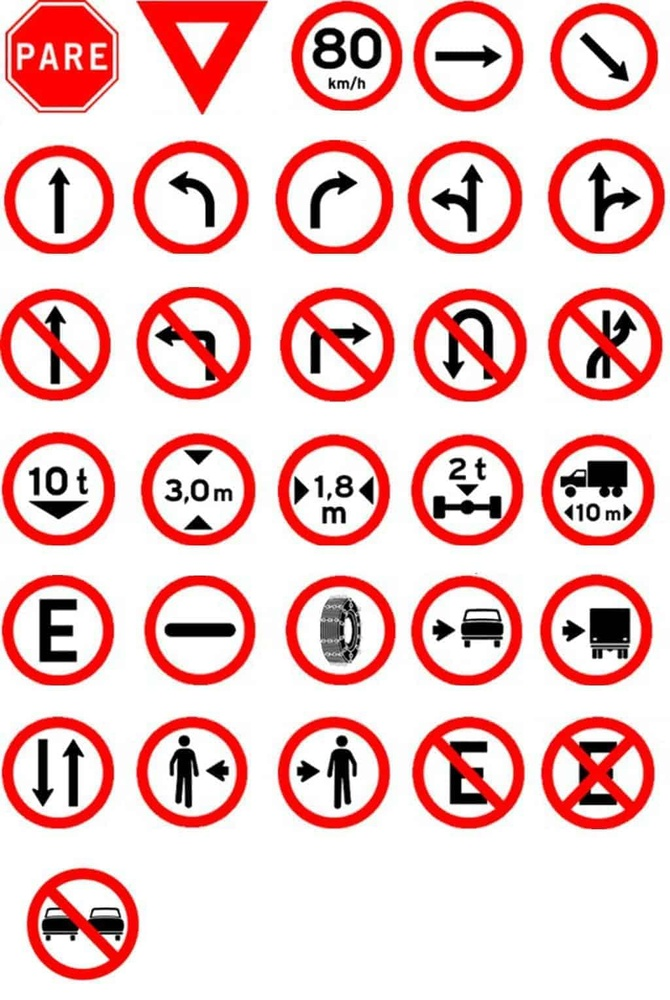
#> input picture placas.jpg, 670 x 1000 px, shrunk from 1024 x 1529 before the run
$ python final.py
#> lines starting #> are read from the running program, lines starting #| are printed output that depends on the picture; after the words box and inside, x2 and y2 are one past the last pixel; in counts of white or black regions, pixels touching at a corner belong together
import numpy as np
import cv2
import random as rng

def main():
    img = cv2.imread('placas.jpg')
#> img is the input picture: shape (1000, 670, 3); mean B, G, R 193.7, 194.2, 237.2

#CONVERSÃO DA IMAGEM
    hsv = cv2.cvtColor(img, cv2.COLOR_BGR2HSV)
#> hsv: shape (1000, 670, 3); mean H, S, V 32, 50.4, 237.8

#REMOVENDO RUIDOS
    frame_blur = cv2.GaussianBlur(hsv.copy(), (5, 5), 3)
#> frame_blur: shape (1000, 670, 3); mean H, S, V 32, 50.4, 237.8
    frame_blur = cv2.cvtColor(img, cv2.COLOR_BGR2HSV)

#SEPARANDO O VERMELHO
    lower_red = np.array([0, 50, 50])
    upper_red = np.array([50, 255, 255])
    mask0 = cv2.inRange(hsv, lower_red, upper_red)
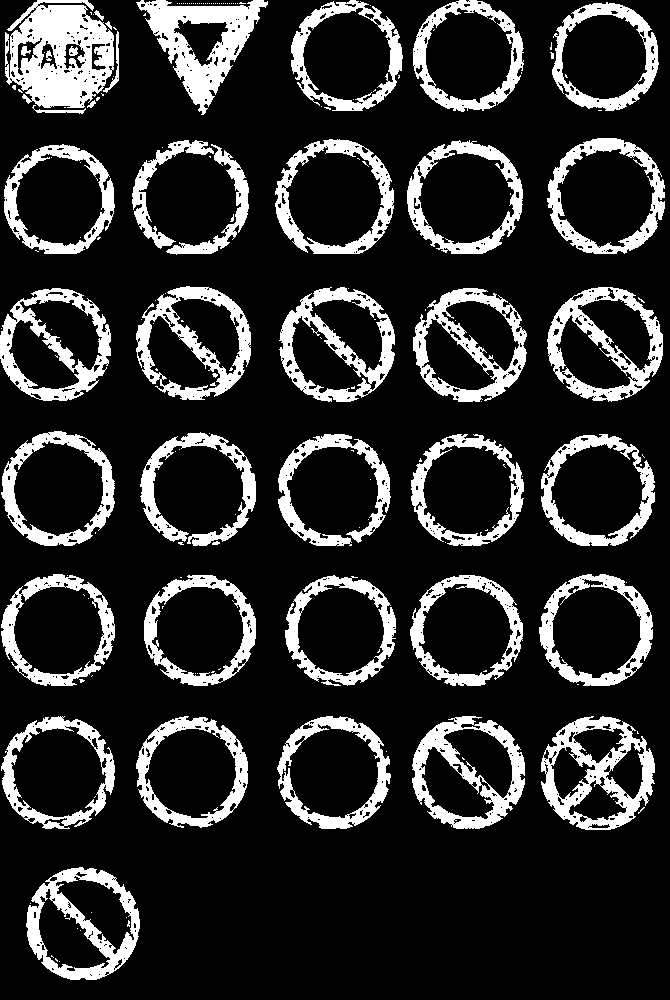
#> mask0: shape (1000, 670); 18.1% white; 184 white regions (142 under 20 px), largest, box (x1, y1, x2, y2) and area: (5, 0, 114, 108) 7770, (136, 0, 268, 115) 5659, (541, 716, 655, 830) 5103

    lower_red = np.array([170, 50, 50])
    upper_red = np.array([180, 255, 255])
    mask1 = cv2.inRange(hsv, lower_red, upper_red)
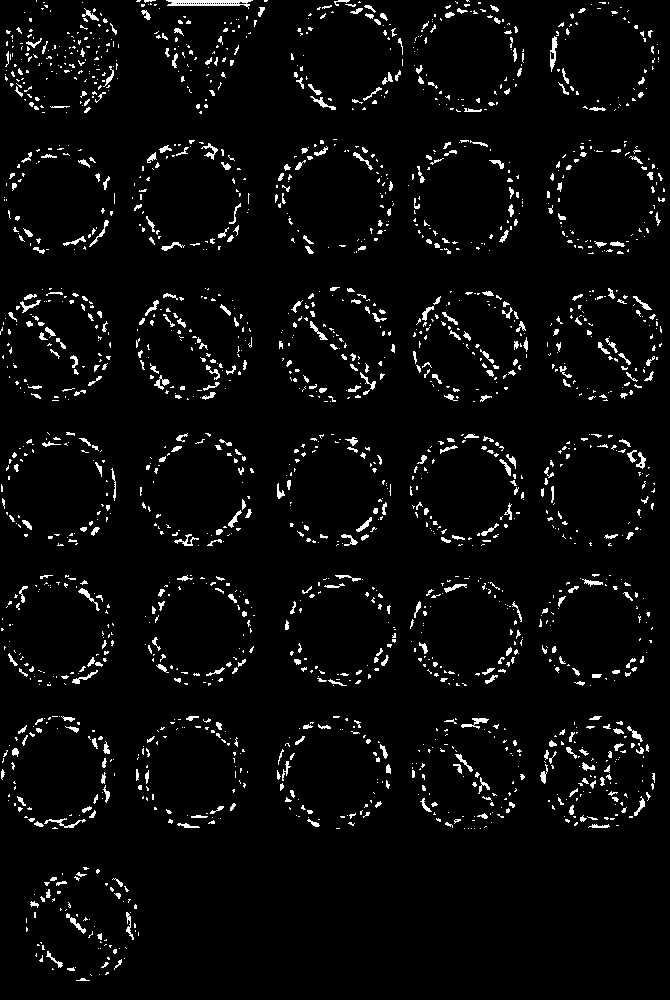
#> mask1: shape (1000, 670); 4.1% white in thin lines or dots

    mask = mask0 + mask1
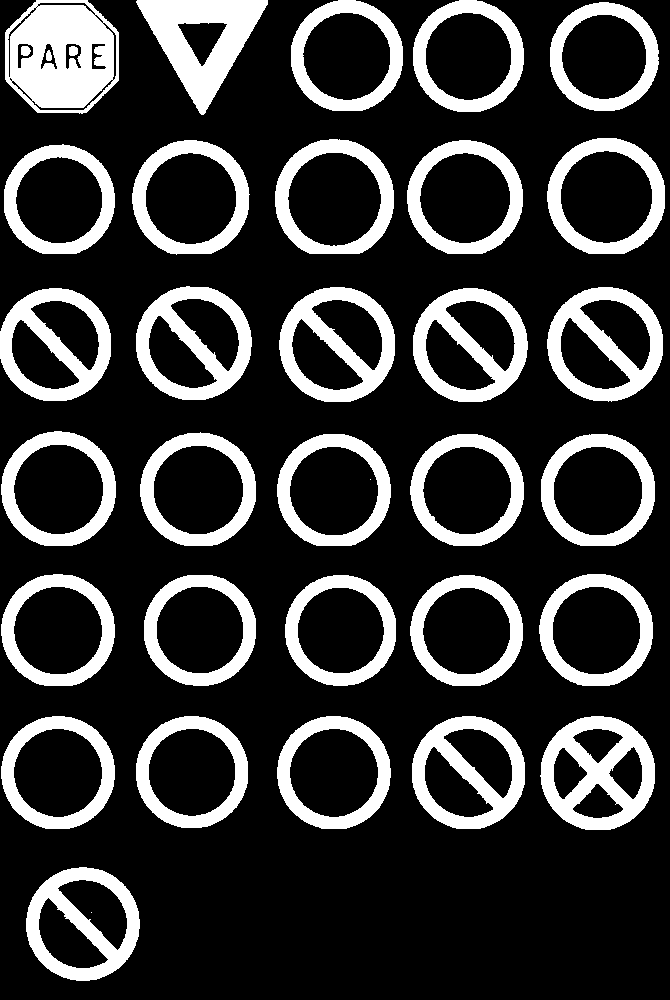
#> mask: shape (1000, 670); 22.1% white; 36 white regions (2 under 20 px)

#TRANSFORMANDO IMAGEM EM BINÁRIA
    img_bin = cv2.threshold(mask, 200, 255, cv2.THRESH_BINARY)

#PROCURANDO O CONTORNO
    contours, _ = cv2.findContours(
        mask, cv2.RETR_TREE, cv2.CHAIN_APPROX_SIMPLE)
#> contours = 89 contours, 5 with area under 20; largest, box (x1, y1, x2, y2) and area: (275, 139, 394, 254) 10976, (547, 138, 665, 254) 10806, (5, 0, 119, 114) 10638, (132, 140, 250, 255) 10564, (279, 287, 395, 402) 10437

#DESENHANDO O CONTORNO
    drawing = np.zeros((mask.shape[0], mask.shape[1], 3), dtype=np.uint8)

    for i in range(len(contours)):
        cv2.drawContours(drawing, contours, i, (0, 256), 1)
#> this loop made 89 passes
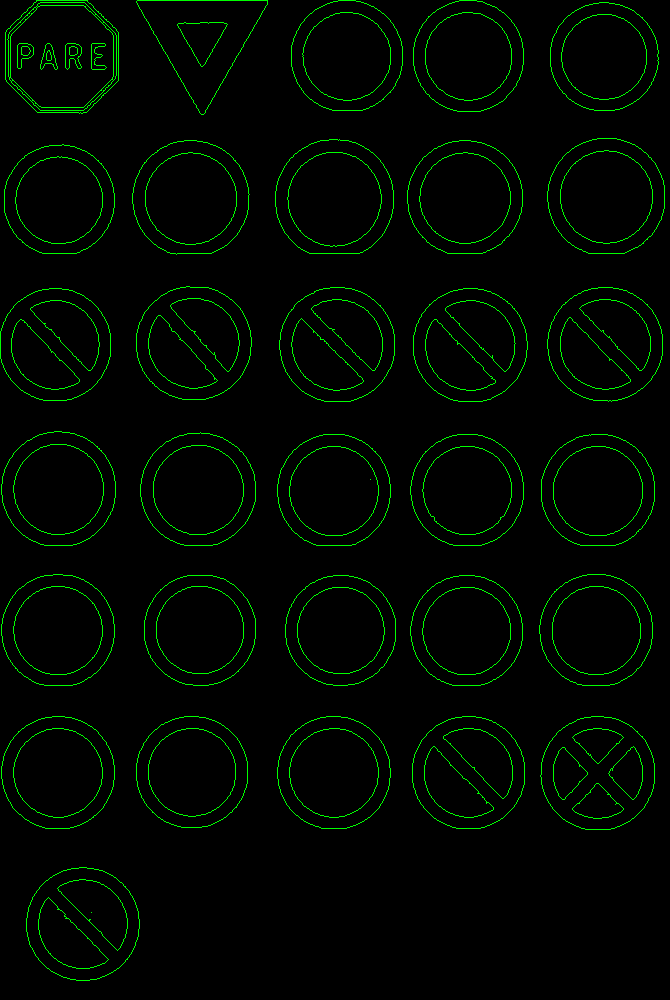
#> drawing: shape (1000, 670, 3); mean of channels 0, 1, 2 0, 7.5, 0; drawn as B, G, R

#DISPLAY

    cv2.imshow('Imagem original', img )
    cv2.imshow('Tons de vermelho', mask)
    cv2.imshow('Contours', drawing)
    print(img_bin)
#> (printed output is left out)
    cv2.waitKey(0)

    cv2.destroyAllWindows()

#> (the run stopped early here; a loop or call above may not have finished)
